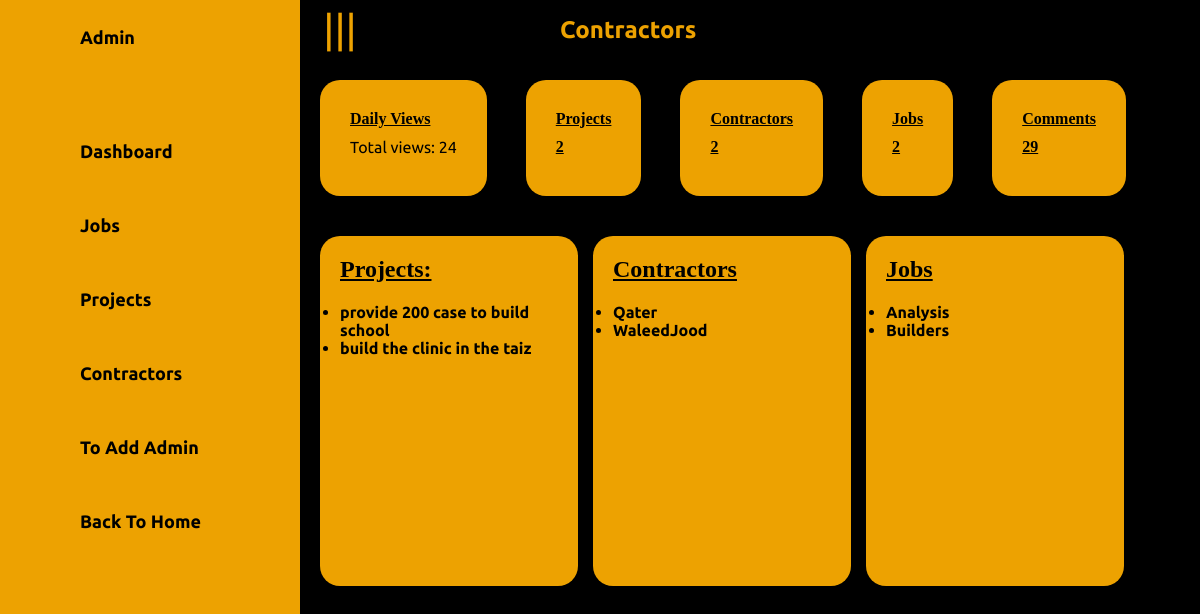
Page /dashboard.php on the committed database.
### tables this page shows
CREATE TABLE IF NOT EXISTS `projects` (
  `Company_Name` varchar(40) NOT NULL,
  `icon` varchar(30) NOT NULL,
  `Project_Name` varchar(100) NOT NULL,
  `Location` varchar(25) NOT NULL,
  `Date_End` date NOT NULL,
  `File_Project` varchar(30) NOT NULL,
  `date_upload` date NOT NULL
);

CREATE TABLE IF NOT EXISTS `contractors` (
  `Icon` varchar(30) NOT NULL,
  `Company_name` varchar(40) NOT NULL,
  `Location` varchar(25) NOT NULL,
  `Phone_Number` int NOT NULL,
  `ID_company` smallint UNSIGNED NOT NULL AUTO_INCREMENT,
  `Classification` smallint NOT NULL,
  `Email` varchar(20) NOT NULL,
  `File` varchar(30) NOT NULL,
  `Registertion_date` datetime DEFAULT NULL,
  PRIMARY KEY (`ID_company`)
);

CREATE TABLE IF NOT EXISTS `job` (
  `Company_Name` varchar(30) NOT NULL,
  `Job_Name` varchar(25) NOT NULL,
  `Job_End` date NOT NULL,
  `Location` varchar(25) NOT NULL,
  `Email` varchar(20) NOT NULL,
  `Registertion_date` datetime DEFAULT NULL
);

### dashboard.php (the view, shortened to what this page needs)
<!DOCTYPE html>
<html lang="en">
<head>
    <link rel="stylesheet" href="css/style4.css">
    <link rel="stylesheet" href="css/button.js">
</head>
<body>
    <div class="container">
        <div class="navigation">
            <ul>
                <li>
                    <a href="#">
                        <span class="icon">
                        </span>
                        <span class="title">Admin </span>
                    </a>
                </li>
                <li>
                    <a href="dashboard.php">
                        <span class="icon" >
                        </span>
                        <span class="title">Dashboard</span>
                    </a>
                </li>
                <li>
                    <a href="jobs2.php">
                        <span class="icon">
                        </span>
                        <span class="title">Jobs</span>
                    </a>
                </li>
                <li>
                    <a href="projects2.php">
                        <span class="icon">
                        </span>
                        <span class="title">Projects</span>
                    </a>
                </li>
                <li>
                    <a href="contractors2.php">
                        <span class="icon">
                        </span>
                        <span class="title">Contractors</span>
                    </a>
                </li>
                <li>
                <a href="submit/Admin.php">
                        <span class="icon">
                        </span>
                        <span class="title">To Add Admin</span>
                    </a>
                </li>
                <li>
                <a href="index.php">
                        <span class="icon">
                        </span>
                        <span class="title">Back To Home</span>
                    </a>
                </li>
            </ul>
        </div>
        <div class="main">
            <div class="topbar">
                <div class="toggle">
                    <ion-icon name="menu-outline"> ||| </ion-icon>
                </div>
                <div class="search">
                    <h2>Contractors</h2>
                </div>
                <div class="user">
                </div>
            </div>
            <div class="cardBox">
                <div class="card">
                    <div>
                        <div class="cardName">Daily Views</div>
                        <?php
 $con = mysqli_connect('localhost', 'root', '', 'contracting') or die('Can\'t connect to mysql server');
$query = "SELECT SUM(views) AS total_views FROM daily_views";
$result = mysqli_query($con, $query);
$row = mysqli_fetch_assoc($result);
$total_views = ($row['total_views'] !== null) ? $row['total_views'] : 0;
echo "Total views: " . $total_views;
?>
                    </div>
                </div>
                <div class="card">
                    <div>
                        <div class="cardName"> Projects</div>
                        <div class="cardName">
                            <?php
                            $conn = mysqli_connect('localhost', 'root', '', 'contracting');
                            $select = "SELECT COUNT(Project_Name) as projects FROM projects";
                            $query = mysqli_query($conn, $select);
                            if ($query && mysqli_num_rows($query) > 0) {
                                $row = mysqli_fetch_assoc($query);
                                echo $row['projects'];
                            } else {
                                echo "No projects found";
                            }
                            ?>
                        </div>
                    </div>
                </div>
                <div class="card">
                    <div>
                        <div class="cardName"> Contractors</div>
                        <div class="cardName">
                            <?php
                            $select = "SELECT COUNT(ID_company) as count FROM contractors";
                            $query = mysqli_query($conn, $select);
                            if ($query && mysqli_num_rows($query) > 0) {
                                $row = mysqli_fetch_assoc($query);
                                echo $row['count'];
                            } else {
                                echo "No comments found";
                            }
                            ?>
                        </div>
                    </div>
                </div>
                <div class="card">
                    <div>
                        <div class="cardName"> Jobs</div>
                        <div class="cardName">
                            <?php
                            $select = "SELECT COUNT(Job_Name) as Job_Name FROM job";
                            $query = mysqli_query($conn, $select);
                            if ($query && mysqli_num_rows($query) > 0) {
                                $row = mysqli_fetch_assoc($query);
                                echo $row['Job_Name'];
                            } else {
                                echo "No jobs found";
                            }
                            ?>
                        </div>
                    </div>
                </div>
                 <div class="card">
                    <div>
                        <div class="cardName"> Comments</div>
                        <div class="cardName">
                            <?php
                            $select = "SELECT COUNT(Message) as count FROM comment";
                            $query = mysqli_query($conn, $select);
                            if ($query && mysqli_num_rows($query) > 0) {
                                $row = mysqli_fetch_assoc($query);
                                echo $row['count'];
                            } else {
                                echo "No comments found";
                            }
                            ?>
                        </div>
                    </div>
                </div>
            </div>
            <div class="details">
                <div class="projects">
                    <div class="cardHeader">
                        <h2>Projects:</h2>
                    </div>
                    <?php
                    $select = "SELECT * FROM projects";
                    $query = mysqli_query($conn, $select);
                    if ($query && mysqli_num_rows($query) > 0) {
                        while ($row = mysqli_fetch_assoc($query)) {
                            echo '<div class="main_project">
                                    <ul class="parent_project">
                                        <li class="child_project">
                                            <div class="main_cont">
                                                <div class="contact1">
                                                    <h4>' . $row['Project_Name'] . '</h4>
                                                </div>
                                            </div>
                                        </li>
                                    </ul>
                                </div>';
                        }
                    }
                    ?>
                </div>
                <div class="Contractors">
                    <div class="cardHeader">
                        <h2>Contractors</h2>
                    </div>
                    <?php
                    $select = "SELECT * FROM contractors";
                    $query = mysqli_query($conn, $select);
                    if ($query && mysqli_num_rows($query) > 0) {
                        while ($row = mysqli_fetch_assoc($query)) {
                            echo '<div class="main_contractors">
                                    <ul class="parent_contractors">
                                        <li class="child_contractors">
                                            <div class="main_cont">
                                                <div class="contact1">
                                                    <h4>' . $row['Company_name'] . '</h4>
                                                </div>
                                            </div>
                                        </li>
                                    </ul>
                                </div>';
                        }
                    }
                    ?>
                </div>
                <div class="Companies">
                    <div class="cardHeader">
                        <h2>Jobs</h2>
                    </div>
                    <?php
                    $select = "SELECT * FROM job";
                    $query = mysqli_query($conn, $select);
                    if ($query && mysqli_num_rows($query) > 0) {
                        while ($row = mysqli_fetch_assoc($query)) {
                            echo
                            '<div class="main_contractors">
                            <ul class="parent_contractors">
                                <li class="child_contractors">
                                    <div class="main_cont">
                                        <div class="contact1">
                                            <h4>' . $row['Job_Name'] . '</h4>
                                        </div>
                                    </div>
                                </li>
                            </ul>
                        </div>';
                        }
                    }
                    ?>
                </div>
            </div>
        </div>
    </div>
</body>
</html>

### css/style4.css (style rules this page uses)
* { font-family: "Ubuntu", sans-serif; margin: 0; padding: 0; box-sizing: border-box; }
:root { --yellow: #eda201; --white: #ffffff; --gray: #949292; --black1: #4e4d4d; --black2: #454343; --black3: #000000; }
body { min-height: 100vh; overflow-x: hidden; }
.container { position: relative; width: 100%; }
.navigation { position: fixed; width: 300px; height: 100%; background: var(--yellow); border-left: 10px solid var(--yellow); transition: 0.5s; overflow: hidden; }
.navigation ul { position: absolute; top: 0; left: 0; width: 100%; }
.navigation ul li { position: relative; width: 100%; list-style: none; border-top-left-radius: 30px; border-bottom-left-radius: 30px; }
.navigation ul li:nth-child(1) { margin-bottom: 40px; pointer-events: none; }
.navigation ul li a { position: relative; display: block; width: 100%; display: flex; text-decoration: none; color: var(--black3); }
.navigation ul li a .icon { position: relative; display: block; min-width: 60px; height: 60px; line-height: 75px; text-align: center; }
.navigation ul li a .title { position: relative; display: block; padding: 0 10px; height: 60px; line-height: 60px; text-align: start; white-space: nowrap; font-weight: bold; font-size: 18px; margin-bottom: 7px; margin-top: 7px; }
.main { position: absolute; width: calc(100% - 300px); left: 300px; min-height: 100vh; background: var(--black3); transition: 0.5s; }
.topbar { width: 100%; height: 60px; display: flex; justify-content: space-between; align-items: center; padding: 0 10px; }
.toggle { position: relative; width: 60px; height: 60px; display: flex; justify-content: center; align-items: center; font-size: 2.5rem; cursor: pointer; color: #eda201; }
.search { position: relative; width: 400px; margin: 0 10px; color: #eda201; }
.user { position: relative; width: 40px; height: 40px; border-radius: 50%; overflow: hidden; cursor: pointer; }
.cardBox { position: relative; width: 10%; padding: 20px; position: relative; width: 94%; padding: 20px; display: flex; flex-wrap: nowrap; flex-direction: row; justify-content: space-between; }
.cardBox .card { position: relative; background: var(--yellow); padding: 30px; border-radius: 20px; display: flex; justify-content: space-between; cursor: pointer; box-shadow: 0 7px 25px #eda201(193, 146, 3, 0.08); }
.cardBox .card .cardName { font-weight: 600; color: var(--black3); font-family: cursive; margin-bottom: 10px; text-decoration: underline; }
.details { position: relative; padding: 20px; display: flex; flex-direction: row; flex-wrap: wrap; align-content: center; justify-content: flex-start; }
.details .projects { position: relative; background: var(--yellow); padding: 20px; box-shadow: 0 7px 25px #efefef(244, 242, 242, 0.08); border-radius: 20px; margin-bottom: 20px; width: 30%; }
.cardHeader h2 { font-weight: 600; color: var(--black3); font-family: cursive; margin-bottom: 20px; text-decoration: underline; }
.Companies { position: relative; height: 350px; background: var(--yellow); padding: 20px; box-shadow: 0 7px 25px #efefef(244, 242, 242, 0.08); border-radius: 20px; margin-bottom: 20px; width: 30%; }
.Contractors { position: relative; height: 350px; background: var(--yellow); padding: 20px; box-shadow: 0 7px 25px #efefef(244, 242, 242, 0.08); border-radius: 20px; margin-bottom: 20px; width: 30%; margin-left: 15px; margin-right: 15px; }

### rows in the picture
projects: Project_Name "provide 200 case to build school"
projects: Project_Name "build the clinic in the taiz"
contractors: Company_name "Qater"
contractors: Company_name "WaleedJood"
job: Job_Name "Analysis"
job: Job_Name "Builders"

### other values in the picture
$total_views "24"
$row['projects'] "2"
$row['count'] "2"
$row['Job_Name'] "2"
$row['count'] "29"
